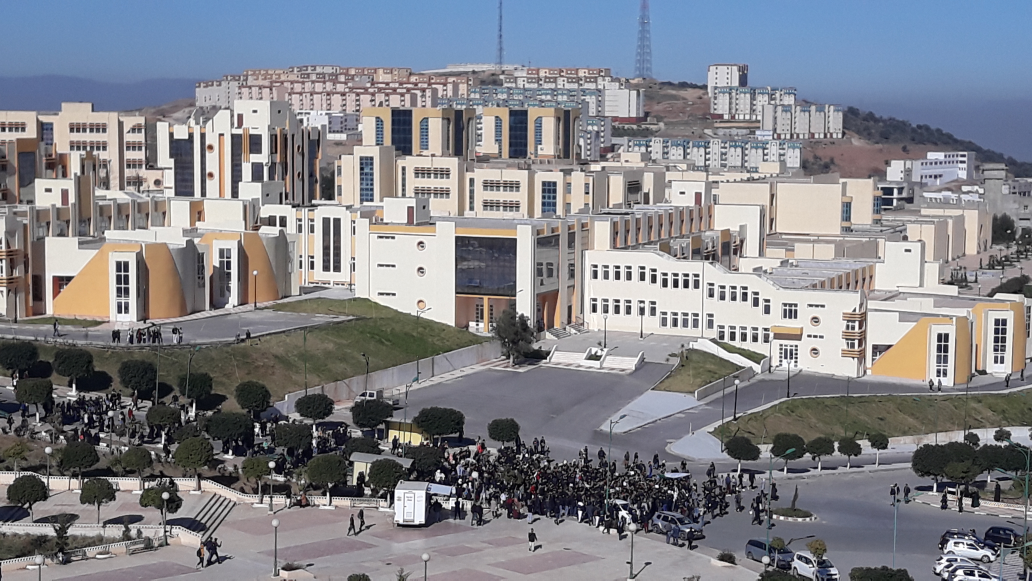
#> input picture images/campus_01.jpg, 4128 x 2322 px (shown at 1/4 size)
$ python panorama_2_images.py
#> lines starting #> are read from the running program, lines starting #| are printed output that depends on the picture
import cv2
import numpy as np

# Read images
I1 = cv2.imread('images/campus_01.jpg')
#> I1 is the input picture: shape (2322, 4128, 3); mean B, G, R 137.8, 131.3, 129.9
I2 = cv2.imread('images/campus_02.jpg')
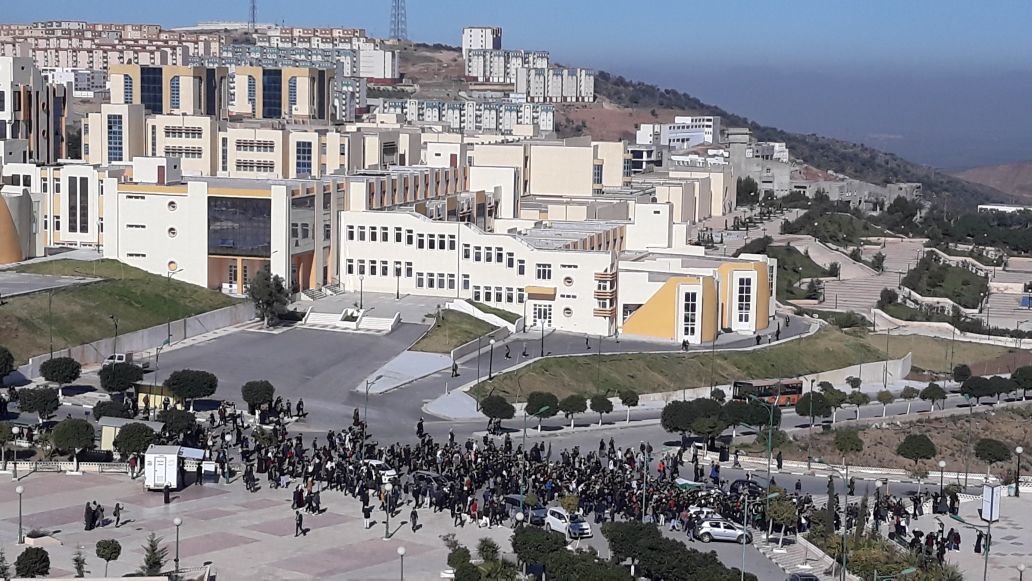
#> input picture images/campus_02.jpg, 4128 x 2322 px (shown at 1/4 size)
#> I2 is the input picture: shape (2322, 4128, 3); mean B, G, R 135.8, 130.7, 130.8

# Resize imaged to half of their original size
I1 = cv2.resize(I1, None, fx=0.25, fy=0.25)
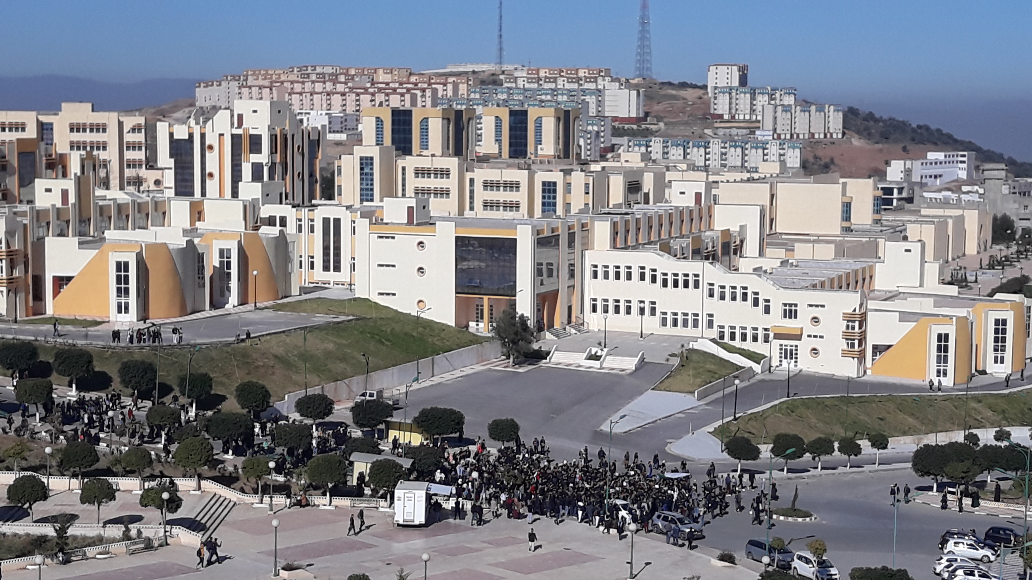
#> I1: shape (580, 1032, 3); mean B, G, R 138, 131.4, 130.1
I2 = cv2.resize(I2, None, fx=0.25, fy=0.25)
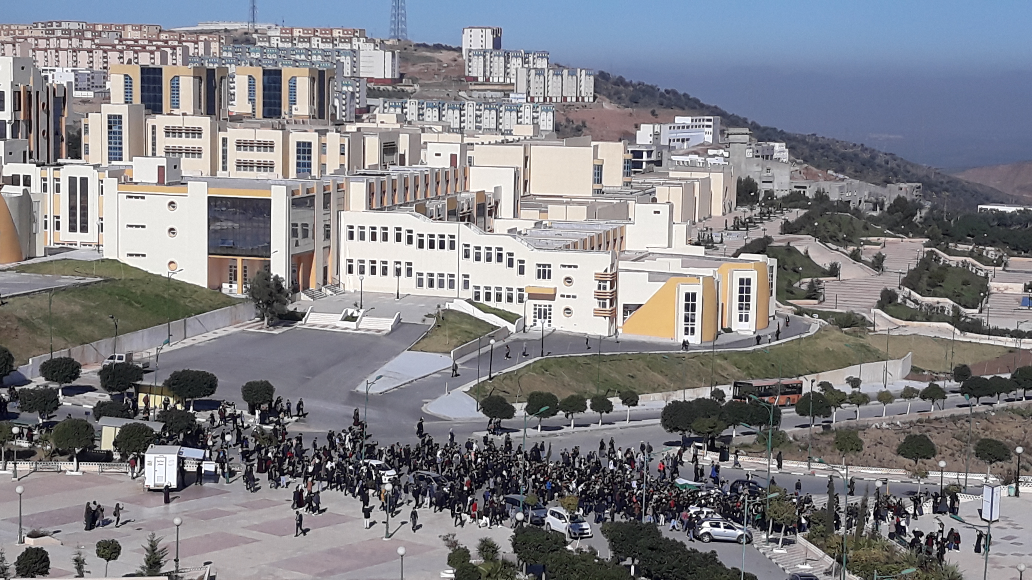
#> I2: shape (580, 1032, 3); mean B, G, R 135.9, 130.9, 130.9


# Get the original height and width of the image
I_height, I_width = I1.shape[:2]
#> I_height = 580; I_width = 1032

# Convert images to grayscale
gI1 = cv2.cvtColor(I1, cv2.COLOR_BGR2GRAY)
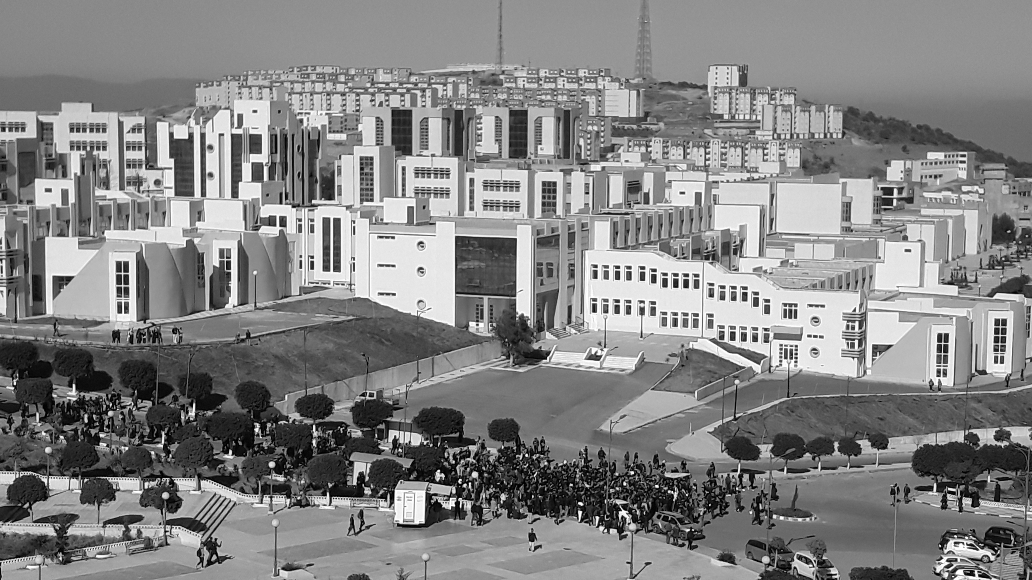
#> gI1: shape (580, 1032); min 0, max 255, mean 131.7
gI2 = cv2.cvtColor(I2, cv2.COLOR_BGR2GRAY)
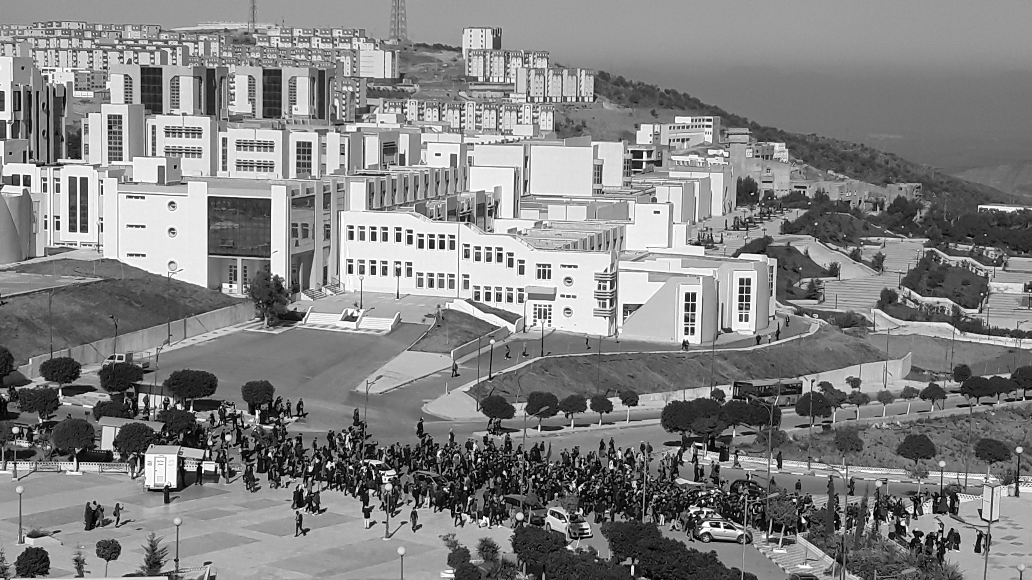
#> gI2: shape (580, 1032); min 0, max 255, mean 131.5

# Visualize image
# cv2.imshow('Color Image', cv2.resize(gI1, (I_width//5, I_height//5)))
#cv2.waitKey(0)

# Create ORB detector and descriptor
orb = cv2.ORB_create()

# Detect and compute descriptors for the first image
P1, F1 = orb.detectAndCompute(gI1, None)
#> P1 = 500 keypoints; strongest (x, y, size): (581, 504, 31), (459, 481, 31), (438, 471, 31), (686, 287, 31)
image1 = cv2.drawKeypoints(gI1, P1, None)
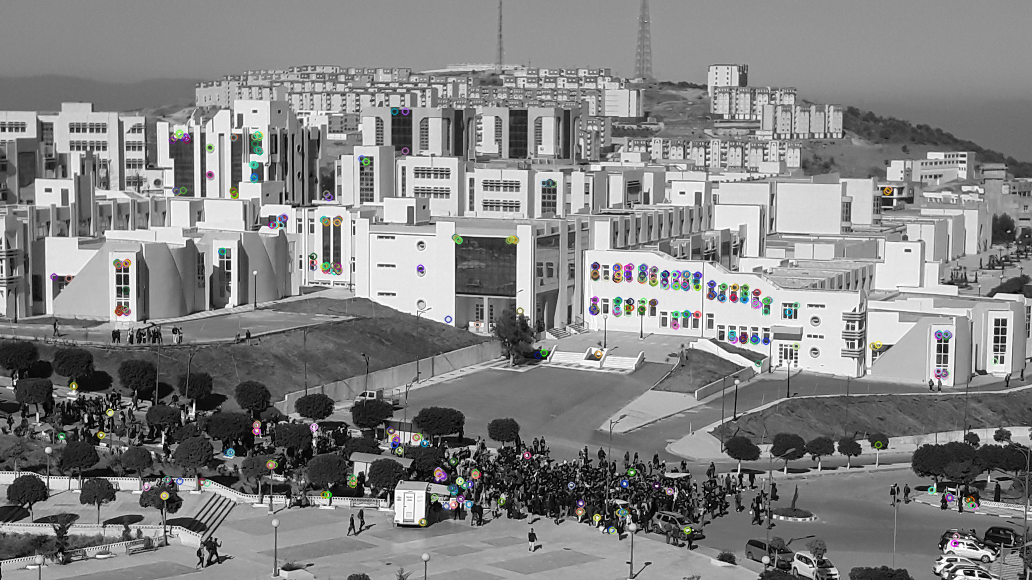
#> image1: shape (580, 1032, 3); mean of channels 0, 1, 2 131.7, 131.7, 131.7; drawn as B, G, R
# Detect and compute descriptors for the second image
P2, F2 = orb.detectAndCompute(gI2, None)
#> P2 = 500 keypoints; strongest (x, y, size): (442, 248, 31), (484, 517, 31), (205, 470, 31), (719, 526, 31)
image2 = cv2.drawKeypoints(gI2, P2, None)

points_img1 = []
points_img2 = []

def mouse_callback(event, x, y, flags, param):
    if event == cv2.EVENT_LBUTTONDOWN:
        if len(points_img1) < 4 and len(points_img2) < 4:
            points_img1.append((x, y))
            print(f"Selected point in image 1: ({x}, {y})")
        elif len(points_img1) < 4:
            print("Please select points in image 2.")
        elif len(points_img2) < 4:
            points_img2.append((x, y))
            print(f"Selected point in image 2: ({x}, {y})")
        else:
            print("Points selection complete.")


cv2.imshow('Image 1', I1)
cv2.setMouseCallback('Image 1', mouse_callback)
cv2.waitKey(0)
cv2.destroyAllWindows()

cv2.imshow('Image 2', I2)
cv2.setMouseCallback('Image 2', mouse_callback)
cv2.waitKey(0)
cv2.destroyAllWindows()

print("Selected points in image 1:", points_img1)
print("Selected points in image 2:", points_img2)

def create_panorama(I1, I2, points_img1, points_img2):

    if len(points_img1) < 4 or len(points_img2) < 4:
        print("Insufficient points to create a panorama. Please select more points.")
    else:
        matchedPoints1 = np.array(points_img1)
        matchedPoints2 = np.array(points_img2)

        M, _ = cv2.findHomography(matchedPoints2, matchedPoints1, cv2.RANSAC, 5.0)

        h1, w1 = gI1.shape
        h2, w2 = gI2.shape

        corners1 = np.float32([[0, 0], [0, h1], [w1, h1], [w1, 0]]).reshape(-1, 1, 2)
        corners2 = np.float32([[0, 0], [0, h2], [w2, h2], [w2, 0]]).reshape(-1, 1, 2)

        corners2_transformed = cv2.perspectiveTransform(corners2, M)
        corners = np.concatenate((corners1, corners2_transformed), axis=0)

        x_min, y_min = np.int32(corners.min(axis=0).ravel())
        x_max, y_max = np.int32(corners.max(axis=0).ravel())

        transformed_offset = (-x_min, -y_min)
        transformed_image = cv2.warpPerspective(I2, M, (x_max - x_min, y_max - y_min))
        transformed_image[transformed_offset[1]:h1 + transformed_offset[1], transformed_offset[0]:w1 + transformed_offset[0]] = I1

        return transformed_image

transformed_image_campus = create_panorama(I1, I2, points_img1, points_img2)
cv2.imshow('Panorama', transformed_image_campus)
cv2.waitKey(0)
cv2.destroyAllWindows()


# Read images
I1 = cv2.imread('images/campus_01.jpg')
I2 = cv2.imread('images/campus_02.jpg')

# Resize imaged to half of their original size
I1 = cv2.resize(I1, None, fx=0.25, fy=0.25)
I2 = cv2.resize(I2, None, fx=0.25, fy=0.25)

points_img1 = []
points_img2 = []

transformed_image_case1 = create_panorama(I1, I2, points_img1, points_img2)
